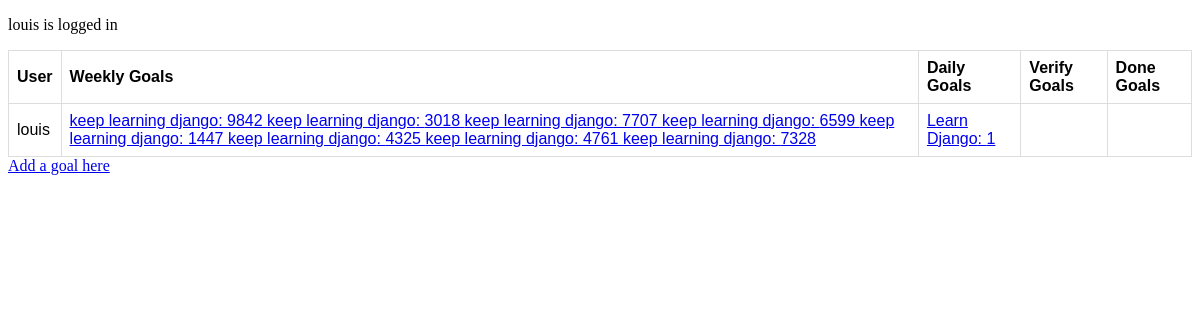
The page /benpelumiscrumy/home/ (signed in) on the database as committed earlier.
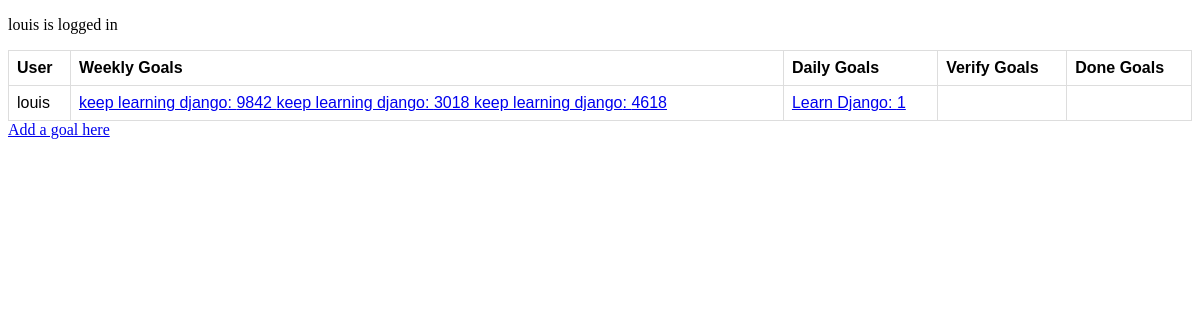
The same page on the database as committed later.
### benpelumiscrumy/models.py (models this page shows, shortened)
class ScrumyGoals(models.Model):
    goal_name = models.CharField(max_length = 30)
    goal_id = models.IntegerField(default = 4,  unique = True )
    created_by = models.CharField(max_length = 30)
    moved_by = models.CharField(max_length = 30)
    owner = models.CharField(max_length = 30)
    goal_status = models.ForeignKey(
        GoalStatus,
        on_delete = models.PROTECT,
        related_name='scrumy_goal',
    )
    user = models.ForeignKey(
        User,
        on_delete = models.PROTECT,
        related_name = 'goal_owner'
    )

### benpelumiscrumy/views.py (the view)
# urls.py: path('home/', views.home, name='home'),
@login_required(login_url='../accounts/login')
def home (request):
      user = User.objects.all()
      allWeeklyGoals = GoalStatus.objects.get(status_name = 'Weekly Goal')
      allWeeklyGoals = allWeeklyGoals.scrumy_goal.all()
      allDailyGoals = GoalStatus.objects.get(status_name = 'Daily Goal')
      allDailyGoals = allDailyGoals.scrumy_goal.all()
      allVerifyGoals = GoalStatus.objects.get(status_name = 'Verify Goal')
      allVerifyGoals = allVerifyGoals.scrumy_goal.all()
      allDoneGoals = GoalStatus.objects.get(status_name = 'Done Goal')
      allDoneGoals = allDoneGoals.scrumy_goal.all()
      dictionaryValues = { 'users': user , 'weekly_goals': allWeeklyGoals, 'daily_goals': allDailyGoals,
                         'verify_goals': allVerifyGoals , 'done_goals': allDoneGoals, }
      return render(request, 'benpelumiscrumy/home.html' ,dictionaryValues )

### benpelumiscrumy/templates/benpelumiscrumy/home.html (shortened to what this page needs)
<!DOCTYPE html>
<html lang="en">
<head>
</head>
<body>
  <p> {{request.user.username}} is logged in </p>
    <table>
        <tr>
            <th>User</th>
            <th>Weekly Goals</th>
            <th>Daily Goals</th>
            <th>Verify Goals</th>
            <th>Done Goals</th>
        </tr>
        <tbody>
          {%for user in users%}
          <tr>
            <td>
              {{user.username}}
            </td>
            <td>
              {% for user_goal in user.goal_owner.all %}
              {% if user_goal in weekly_goals %}
              <a href="{% url 'benpelumiscrumy:moveGoal' goal_id=user_goal.goal_id %}">
              {{user_goal.goal_name}}: {{user_goal.goal_id}}
              </a>
              {% endif %}
              {% endfor %}
            </td>
            <td>
              {% for user_goal in user.goal_owner.all %}
              {% if user_goal in daily_goals %}
              <a href="{% url 'benpelumiscrumy:moveGoal' goal_id=user_goal.goal_id %}">
              {{user_goal.goal_name}}: {{user_goal.goal_id}}
              </a>
              {% endif %}
              {% endfor %}
            </td>
            <td>
            </td>
            <td>
            </td>
          </tr>
          {% endfor %}
          </tbody>
    </table>
    <a href="{% url 'benpelumiscrumy:addGoal' %}"> Add a goal here</a>
</body>
</html>

### benpelumiscrumy/templates/benpelumiscrumy/home.html (style rules this page uses)
table { font-family: arial, sans-serif; border-collapse: collapse; width: 100%; }
td, th { border: 1px solid #dddddd; text-align: left; padding: 8px; }

Rows that differ between the two databases and show on the page:
removed ScrumyGoals: goal_name "keep learning django", goal_id "7707"
removed ScrumyGoals: goal_name "keep learning django", goal_id "6599"
removed ScrumyGoals: goal_name "keep learning django", goal_id "1447"
removed ScrumyGoals: goal_name "keep learning django", goal_id "4325"
removed ScrumyGoals: goal_name "keep learning django", goal_id "4761"
removed ScrumyGoals: goal_name "keep learning django", goal_id "7328"
added ScrumyGoals: goal_name "keep learning django", goal_id "4618"
